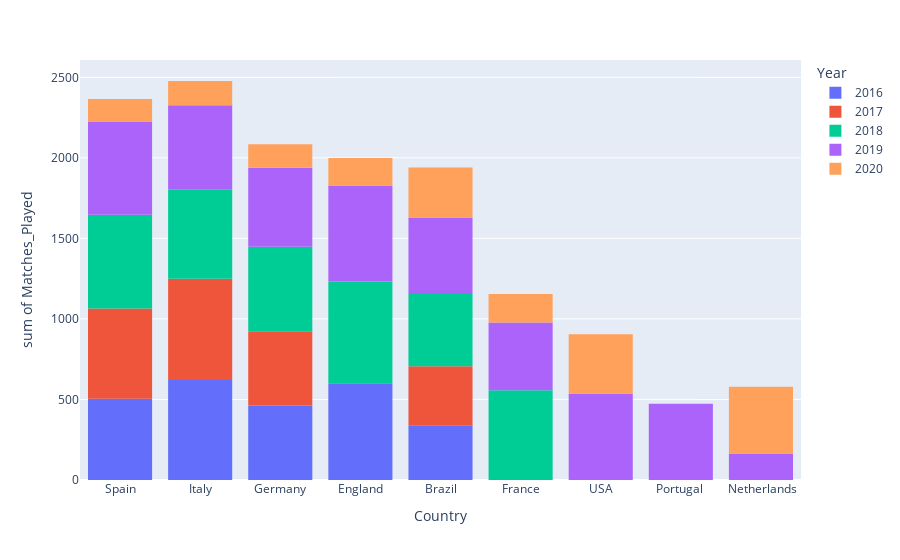

The code cell stored with this chart in its notebook:
### Code cell
###The graph shows the number of matches played in Every continent in year (2016,2017,2018,2019,2020)
fig = px.histogram(df, x="Country", y="Matches_Played", color="Year")
fig.show()

### Figure 1 — Plotly figure (JSON) as saved in the notebook; plotly's stock layout.template omitted (floating-point values rounded to 4 significant figures; data arrays with more than 128 entries replaced by an {"elided": "..."} marker saying what was removed)
{"data": [{"alignmentgroup": "True", "bingroup": "x", "histfunc": "sum", "hovertemplate": "Year=2016<br>Country=%{x}<br>sum of Matches_Played=%{y}<extra></extra>", "legendgroup": "2016", "marker": {"color": "#636efa", "pattern": {"shape": ""}}, "name": "2016", "offsetgroup": "2016", "orientation": "v", "showlegend": true, "type": "histogram", "x": ["Spain", "Spain", "Spain", "Spain", "Spain", "Spain", "Spain", "Spain", "Spain", "Spain", "Spain", "Spain", "Spain", "Spain", "Spain", "Spain", "Spain", "Spain", "Spain", "Italy", "Italy", "Italy", "Italy", "Italy", "Italy", "Italy", "Italy", "Italy", "Italy", "Italy", "Italy", "Italy", "Italy", "Italy", "Italy", "Italy", "Italy", "Italy", "Italy", "Germany", "Germany", "Germany", "Germany", "Germany", "Germany", "Germany", "Germany", "Germany", "Germany", "Germany", "Germany", "Germany", "Germany", "Germany", "Germany", "Germany", "Germany", "Germany", "England", "England", "England", "England", "England", "England", "England", "England", "England", "England", "England", "England", "England", "England", "England", "England", "England", "England", "England", "England", "Brazil", "Brazil", "Brazil", "Brazil", "Brazil", "Brazil", "Brazil", "Brazil", "Brazil", "Brazil", "Brazil", "Brazil"], "xaxis": "x", "y": [19, 36, 34, 32, 21, 29, 23, 30, 25, 31, 28, 32, 37, 14, 20, 27, 32, 17, 18, 29, 23, 35, 26, 28, 37, 37, 31, 29, 34, 35, 31, 33, 35, 35, 30, 26, 32, 21, 34, 23, 29, 23, 30, 28, 29, 31, 27, 28, 7, 32, 23, 7, 31, 17, 23, 20, 34, 21, 36, 36, 29, 33, 36, 26, 36, 34, 26, 28, 35, 35, 25, 37, 28, 29, 27, 11, 23, 31, 34, 30, 26, 22, 32, 27, 19, 35, 30, 32, 33, 20], "yaxis": "y"}, {"alignmentgroup": "True", "bingroup": "x", "histfunc": "sum", "hovertemplate": "Year=2017<br>Country=%{x}<br>sum of Matches_Played=%{y}<extra></extra>", "legendgroup": "2017", "marker": {"color": "#EF553B", "pattern": {"shape": ""}}, "name": "2017", "offsetgroup": "2017", "orientation": "v", "showlegend": true, "type": "histogram", "x": ["Spain", "Spain", "Spain", "Spain", "Spain", "Spain", "Spain", "Spain", "Spain", "Spain", "Spain", "Spain", "Spain", "Spain", "Spain", "Spain", "Spain", "Spain", "Spain", "Italy", "Italy", "Italy", "Italy", "Italy", "Italy", "Italy", "Italy", "Italy", "Italy", "Italy", "Italy", "Italy", "Italy", "Italy", "Italy", "Italy", "Italy", "Italy", "Italy", "Germany", "Germany", "Germany", "Germany", "Germany", "Germany", "Germany", "Germany", "Germany", "Germany", "Germany", "Germany", "Germany", "Germany", "Germany", "Germany", "Germany", "Germany", "Germany", "Brazil", "Brazil", "Brazil", "Brazil", "Brazil", "Brazil", "Brazil", "Brazil", "Brazil", "Brazil", "Brazil", "Brazil", "Brazil", "Brazil"], "xaxis": "x", "y": [26, 30, 33, 20, 32, 23, 32, 35, 31, 32, 23, 27, 35, 38, 32, 30, 17, 35, 28, 38, 33, 24, 26, 32, 28, 33, 32, 33, 29, 21, 36, 37, 33, 31, 33, 35, 34, 26, 34, 24, 26, 24, 27, 33, 14, 20, 22, 24, 28, 25, 26, 22, 19, 24, 30, 26, 30, 16, 19, 34, 14, 19, 30, 27, 23, 34, 30, 28, 24, 26, 37, 21], "yaxis": "y"}, {"alignmentgroup": "True", "bingroup": "x", "histfunc": "sum", "hovertemplate": "Year=2018<br>Country=%{x}<br>sum of Matches_Played=%{y}<extra></extra>", "legendgroup": "2018", "marker": {"color": "#00cc96", "pattern": {"shape": ""}}, "name": "2018", "offsetgroup": "2018", "orientation": "v", "showlegend": true, "type": "histogram", "x": ["Spain", "Spain", "Spain", "Spain", "Spain", "Spain", "Spain", "Spain", "Spain", "Spain", "Spain", "Spain", "Spain", "Spain", "Spain", "Spain", "Spain", "Spain", "Spain", "Italy", "Italy", "Italy", "Italy", "Italy", "Italy", "Italy", "Italy", "Italy", "Italy", "Italy", "Italy", "Italy", "Italy", "Italy", "Italy", "Italy", "Italy", "Italy", "Germany", "Germany", "Germany", "Germany", "Germany", "Germany", "Germany", "Germany", "Germany", "Germany", "Germany", "Germany", "Germany", "Germany", "Germany", "Germany", "Germany", "Germany", "Germany", "Germany", "France", "France", "France", "France", "France", "France", "France", "France", "France", "France", "France", "France", "France", "France", "France", "France", "France", "France", "France", "France", "England", "England", "England", "England", "England", "England", "England", "England", "England", "England", "England", "England", "England", "England", "England", "England", "England", "England", "England", "England", "Brazil", "Brazil", "Brazil", "Brazil", "Brazil", "Brazil", "Brazil", "Brazil", "Brazil", "Brazil", "Brazil", "Brazil", "Brazil", "Brazil", "Brazil", "Brazil", "Brazil"], "xaxis": "x", "y": [35, 33, 26, 27, 36, 30, 20, 32, 31, 23, 28, 30, 36, 37, 35, 29, 28, 31, 35, 27, 32, 24, 30, 31, 37, 37, 23, 28, 35, 23, 23, 38, 31, 26, 23, 27, 24, 34, 28, 28, 33, 25, 23, 26, 17, 30, 11, 29, 19, 32, 33, 20, 27, 29, 23, 32, 33, 27, 28, 32, 37, 16, 35, 19, 16, 20, 31, 36, 30, 24, 32, 29, 36, 36, 21, 29, 21, 29, 38, 34, 34, 37, 26, 30, 32, 35, 29, 23, 27, 31, 32, 30, 36, 31, 30, 34, 27, 36, 31, 24, 25, 11, 30, 34, 30, 23, 32, 19, 26, 29, 35, 18, 27, 21, 34], "yaxis": "y"}, {"alignmentgroup": "True", "bingroup": "x", "histfunc": "sum", "hovertemplate": "Year=2019<br>Country=%{x}<br>sum of Matches_Played=%{y}<extra></extra>", "legendgroup": "2019", "marker": {"color": "#ab63fa", "pattern": {"shape": ""}}, "name": "2019", "offsetgroup": "2019", "orientation": "v", "showlegend": true, "type": "histogram", "x": {"elided": "191 str values"}, "xaxis": "x", "y": {"elided": "191 int values"}, "yaxis": "y"}, {"alignmentgroup": "True", "bingroup": "x", "histfunc": "sum", "hovertemplate": "Year=2020<br>Country=%{x}<br>sum of Matches_Played=%{y}<extra></extra>", "legendgroup": "2020", "marker": {"color": "#FFA15A", "pattern": {"shape": ""}}, "name": "2020", "offsetgroup": "2020", "orientation": "v", "showlegend": true, "type": "histogram", "x": {"elided": "158 str values"}, "xaxis": "x", "y": {"elided": "158 int values"}, "yaxis": "y"}], "layout": {"barmode": "relative", "legend": {"title": {"text": "Year"}, "tracegroupgap": 0}, "margin": {"t": 60}, "xaxis": {"anchor": "y", "domain": [0, 1], "title": {"text": "Country"}}, "yaxis": {"anchor": "x", "domain": [0, 1], "title": {"text": "sum of Matches_Played"}}}}
